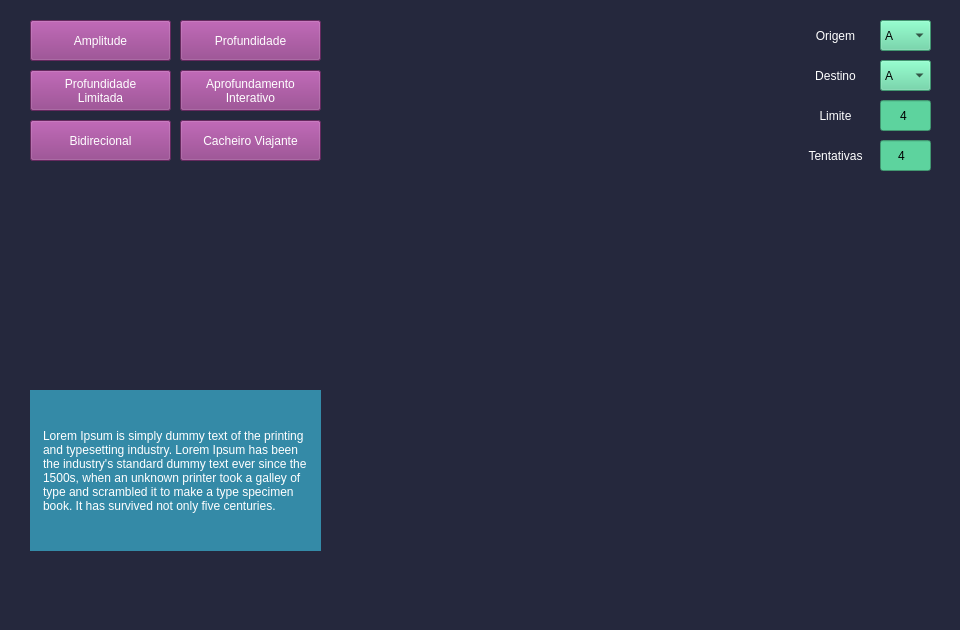
<?xml version="1.0" encoding="UTF-8"?>
<ui version="4.0">
 <class>MarioParty</class>
 <widget class="QMainWindow" name="MarioParty">
  <property name="geometry">
   <rect>
    <x>0</x>
    <y>0</y>
    <width>960</width>
    <height>630</height>
   </rect>
  </property>
  <property name="minimumSize">
   <size>
    <width>960</width>
    <height>630</height>
   </size>
  </property>
  <property name="windowTitle">
   <string>Mario Party</string>
  </property>
  <property name="windowIcon">
   <iconset>
    <normaloff>img/mario-logo.jpeg</normaloff>img/mario-logo.jpeg</iconset>
  </property>
  <property name="styleSheet">
   <string notr="true">background-color: rgb(37, 40, 61);</string>
  </property>
  <property name="locale">
   <locale language="Portuguese" country="Brazil"/>
  </property>
  <widget class="QWidget" name="stylesheet">
   <property name="styleSheet">
    <string notr="true">QPushButton {
	background-color: rgb(143, 57, 133);
	font: 75 10pt &quot;Noto Sans CJK HK&quot;;
	color: rgb(255, 255, 255);
}

QLabel {
	font: 75 10pt &quot;Noto Sans CJK HK&quot;;
	color: rgb(255, 255, 255);
	padding: 2px;
}

.img {
	padding: 0;
}

.busca_local_sem_info {
	background-color: rgb(143, 57, 133);
}

.busca_local_com_info {
	background-color: rgb(57, 143, 60);
}

QComboBox {
	background-color: rgb(93, 211, 158);
	font: 75 12pt &quot;Noto Sans CJK HK&quot;;
	combobox-popup: 0;
}

QLineEdit {
	background-color: rgb(93, 211, 158);
	font: 75 12pt &quot;Noto Sans CJK HK&quot;;
}</string>
   </property>
   <widget class="QPushButton" name="amplitude">
    <property name="geometry">
     <rect>
      <x>30</x>
      <y>20</y>
      <width>141</width>
      <height>41</height>
     </rect>
    </property>
    <property name="cursor">
     <cursorShape>PointingHandCursor</cursorShape>
    </property>
    <property name="text">
     <string>Amplitude</string>
    </property>
    <property name="class" stdset="0">
     <string>busca_local_sem_info</string>
    </property>
    <attribute name="buttonGroup">
     <string notr="true">buttonGroup</string>
    </attribute>
   </widget>
   <widget class="QLabel" name="imgCharacterSelect">
    <property name="geometry">
     <rect>
      <x>360</x>
      <y>20</y>
      <width>431</width>
      <height>241</height>
     </rect>
    </property>
    <property name="text">
     <string/>
    </property>
    <property name="pixmap">
     <pixmap>img/character-select.jpeg</pixmap>
    </property>
    <property name="scaledContents">
     <bool>true</bool>
    </property>
    <property name="class" stdset="0">
     <string>img</string>
    </property>
   </widget>
   <widget class="QLabel" name="imgPath">
    <property name="geometry">
     <rect>
      <x>360</x>
      <y>280</y>
      <width>431</width>
      <height>271</height>
     </rect>
    </property>
    <property name="text">
     <string/>
    </property>
    <property name="pixmap">
     <pixmap>img/path.jpeg</pixmap>
    </property>
    <property name="scaledContents">
     <bool>true</bool>
    </property>
    <property name="class" stdset="0">
     <string>img</string>
    </property>
   </widget>
   <widget class="QPushButton" name="profundidade">
    <property name="geometry">
     <rect>
      <x>180</x>
      <y>20</y>
      <width>141</width>
      <height>41</height>
     </rect>
    </property>
    <property name="cursor">
     <cursorShape>PointingHandCursor</cursorShape>
    </property>
    <property name="text">
     <string>Profundidade</string>
    </property>
    <property name="class" stdset="0">
     <string>busca_local_sem_info</string>
    </property>
    <attribute name="buttonGroup">
     <string notr="true">buttonGroup</string>
    </attribute>
   </widget>
   <widget class="QPushButton" name="profundidade_limitada">
    <property name="geometry">
     <rect>
      <x>30</x>
      <y>70</y>
      <width>141</width>
      <height>41</height>
     </rect>
    </property>
    <property name="cursor">
     <cursorShape>PointingHandCursor</cursorShape>
    </property>
    <property name="text">
     <string>Profundidade
Limitada</string>
    </property>
    <property name="class" stdset="0">
     <string>busca_local_sem_info</string>
    </property>
    <attribute name="buttonGroup">
     <string notr="true">buttonGroup</string>
    </attribute>
   </widget>
   <widget class="QPushButton" name="bidirecional">
    <property name="geometry">
     <rect>
      <x>30</x>
      <y>120</y>
      <width>141</width>
      <height>41</height>
     </rect>
    </property>
    <property name="cursor">
     <cursorShape>PointingHandCursor</cursorShape>
    </property>
    <property name="styleSheet">
     <string notr="true"/>
    </property>
    <property name="text">
     <string>Bidirecional</string>
    </property>
    <property name="class" stdset="0">
     <string>busca_local_sem_info</string>
    </property>
    <attribute name="buttonGroup">
     <string notr="true">buttonGroup</string>
    </attribute>
   </widget>
   <widget class="QPushButton" name="aprofundamento_interativo">
    <property name="geometry">
     <rect>
      <x>180</x>
      <y>70</y>
      <width>141</width>
      <height>41</height>
     </rect>
    </property>
    <property name="cursor">
     <cursorShape>PointingHandCursor</cursorShape>
    </property>
    <property name="text">
     <string>Aprofundamento
Interativo</string>
    </property>
    <property name="class" stdset="0">
     <string>busca_local_sem_info</string>
    </property>
    <attribute name="buttonGroup">
     <string notr="true">buttonGroup</string>
    </attribute>
   </widget>
   <widget class="QLabel" name="retorno">
    <property name="geometry">
     <rect>
      <x>30</x>
      <y>390</y>
      <width>291</width>
      <height>161</height>
     </rect>
    </property>
    <property name="styleSheet">
     <string notr="true">font: 75 10pt &quot;Noto Sans CJK HK&quot;;
color: rgb(255, 255, 255);
background-color: rgb(52, 138, 167);
padding: 10px;</string>
    </property>
    <property name="text">
     <string>Lorem Ipsum is simply dummy text of the printing and typesetting industry. Lorem Ipsum has been the industry's standard dummy text ever since the 1500s, when an unknown printer took a galley of type and scrambled it to make a type specimen book. It has survived not only five centuries.</string>
    </property>
    <property name="wordWrap">
     <bool>true</bool>
    </property>
    <property name="margin">
     <number>0</number>
    </property>
   </widget>
   <widget class="QComboBox" name="origem">
    <property name="geometry">
     <rect>
      <x>880</x>
      <y>20</y>
      <width>51</width>
      <height>31</height>
     </rect>
    </property>
    <property name="styleSheet">
     <string notr="true">background-color: rgb(93, 211, 158);</string>
    </property>
    <item>
     <property name="text">
      <string>A</string>
     </property>
    </item>
    <item>
     <property name="text">
      <string>B</string>
     </property>
    </item>
    <item>
     <property name="text">
      <string>C</string>
     </property>
    </item>
    <item>
     <property name="text">
      <string>D</string>
     </property>
    </item>
    <item>
     <property name="text">
      <string>E</string>
     </property>
    </item>
    <item>
     <property name="text">
      <string>F</string>
     </property>
    </item>
    <item>
     <property name="text">
      <string>G</string>
     </property>
    </item>
    <item>
     <property name="text">
      <string>H</string>
     </property>
    </item>
    <item>
     <property name="text">
      <string>I</string>
     </property>
    </item>
    <item>
     <property name="text">
      <string>J</string>
     </property>
    </item>
    <item>
     <property name="text">
      <string>K</string>
     </property>
    </item>
    <item>
     <property name="text">
      <string>L</string>
     </property>
    </item>
    <item>
     <property name="text">
      <string>M</string>
     </property>
    </item>
    <item>
     <property name="text">
      <string>N</string>
     </property>
    </item>
    <item>
     <property name="text">
      <string>O</string>
     </property>
    </item>
    <item>
     <property name="text">
      <string>P</string>
     </property>
    </item>
    <item>
     <property name="text">
      <string>Q</string>
     </property>
    </item>
    <item>
     <property name="text">
      <string>S</string>
     </property>
    </item>
    <item>
     <property name="text">
      <string>T</string>
     </property>
    </item>
    <item>
     <property name="text">
      <string>U</string>
     </property>
    </item>
    <item>
     <property name="text">
      <string>V</string>
     </property>
    </item>
    <item>
     <property name="text">
      <string>W</string>
     </property>
    </item>
    <item>
     <property name="text">
      <string>X</string>
     </property>
    </item>
    <item>
     <property name="text">
      <string>Y</string>
     </property>
    </item>
    <item>
     <property name="text">
      <string>Z</string>
     </property>
    </item>
   </widget>
   <widget class="QLabel" name="origem_label">
    <property name="geometry">
     <rect>
      <x>800</x>
      <y>20</y>
      <width>71</width>
      <height>31</height>
     </rect>
    </property>
    <property name="statusTip">
     <string>Origem para os algoritmos de busca local sem informação (botões roxos).</string>
    </property>
    <property name="styleSheet">
     <string notr="true"/>
    </property>
    <property name="text">
     <string>Origem</string>
    </property>
    <property name="alignment">
     <set>Qt::AlignCenter</set>
    </property>
    <property name="wordWrap">
     <bool>true</bool>
    </property>
    <property name="margin">
     <number>0</number>
    </property>
    <property name="class" stdset="0">
     <string>busca_local_sem_info</string>
    </property>
   </widget>
   <widget class="QComboBox" name="destino">
    <property name="geometry">
     <rect>
      <x>880</x>
      <y>60</y>
      <width>51</width>
      <height>31</height>
     </rect>
    </property>
    <property name="styleSheet">
     <string notr="true">background-color: rgb(93, 211, 158);</string>
    </property>
    <item>
     <property name="text">
      <string>A</string>
     </property>
    </item>
    <item>
     <property name="text">
      <string>B</string>
     </property>
    </item>
    <item>
     <property name="text">
      <string>C</string>
     </property>
    </item>
    <item>
     <property name="text">
      <string>D</string>
     </property>
    </item>
    <item>
     <property name="text">
      <string>E</string>
     </property>
    </item>
    <item>
     <property name="text">
      <string>F</string>
     </property>
    </item>
    <item>
     <property name="text">
      <string>G</string>
     </property>
    </item>
    <item>
     <property name="text">
      <string>H</string>
     </property>
    </item>
    <item>
     <property name="text">
      <string>I</string>
     </property>
    </item>
    <item>
     <property name="text">
      <string>J</string>
     </property>
    </item>
    <item>
     <property name="text">
      <string>K</string>
     </property>
    </item>
    <item>
     <property name="text">
      <string>L</string>
     </property>
    </item>
    <item>
     <property name="text">
      <string>M</string>
     </property>
    </item>
    <item>
     <property name="text">
      <string>N</string>
     </property>
    </item>
    <item>
     <property name="text">
      <string>O</string>
     </property>
    </item>
    <item>
     <property name="text">
      <string>P</string>
     </property>
    </item>
    <item>
     <property name="text">
      <string>Q</string>
     </property>
    </item>
    <item>
     <property name="text">
      <string>S</string>
     </property>
    </item>
    <item>
     <property name="text">
      <string>T</string>
     </property>
    </item>
    <item>
     <property name="text">
      <string>U</string>
     </property>
    </item>
    <item>
     <property name="text">
      <string>V</string>
     </property>
    </item>
    <item>
     <property name="text">
      <string>W</string>
     </property>
    </item>
    <item>
     <property name="text">
      <string>X</string>
     </property>
    </item>
    <item>
     <property name="text">
      <string>Y</string>
     </property>
    </item>
    <item>
     <property name="text">
      <string>Z</string>
     </property>
    </item>
   </widget>
   <widget class="QLabel" name="destino_label">
    <property name="geometry">
     <rect>
      <x>800</x>
      <y>60</y>
      <width>71</width>
      <height>31</height>
     </rect>
    </property>
    <property name="statusTip">
     <string>Destino para os algoritmos de busca local sem informação (botões roxos).</string>
    </property>
    <property name="text">
     <string>Destino</string>
    </property>
    <property name="alignment">
     <set>Qt::AlignCenter</set>
    </property>
    <property name="wordWrap">
     <bool>true</bool>
    </property>
    <property name="margin">
     <number>0</number>
    </property>
    <property name="class" stdset="0">
     <string>busca_local_sem_info</string>
    </property>
   </widget>
   <widget class="QLineEdit" name="profundidade_limite">
    <property name="geometry">
     <rect>
      <x>880</x>
      <y>100</y>
      <width>51</width>
      <height>31</height>
     </rect>
    </property>
    <property name="inputMask">
     <string>99</string>
    </property>
    <property name="text">
     <string>4</string>
    </property>
    <property name="maxLength">
     <number>2</number>
    </property>
    <property name="alignment">
     <set>Qt::AlignCenter</set>
    </property>
   </widget>
   <widget class="QLabel" name="profundidade_limite_label">
    <property name="geometry">
     <rect>
      <x>800</x>
      <y>100</y>
      <width>71</width>
      <height>31</height>
     </rect>
    </property>
    <property name="statusTip">
     <string>Valor do limite do algoritmo de profundidade limitada e aprofundamento interativo.</string>
    </property>
    <property name="layoutDirection">
     <enum>Qt::RightToLeft</enum>
    </property>
    <property name="text">
     <string>Limite</string>
    </property>
    <property name="alignment">
     <set>Qt::AlignCenter</set>
    </property>
    <property name="wordWrap">
     <bool>true</bool>
    </property>
    <property name="margin">
     <number>0</number>
    </property>
    <property name="class" stdset="0">
     <string>busca_local_sem_info</string>
    </property>
   </widget>
   <widget class="QPushButton" name="cacheiro_viajante">
    <property name="geometry">
     <rect>
      <x>180</x>
      <y>120</y>
      <width>141</width>
      <height>41</height>
     </rect>
    </property>
    <property name="cursor">
     <cursorShape>PointingHandCursor</cursorShape>
    </property>
    <property name="styleSheet">
     <string notr="true"/>
    </property>
    <property name="text">
     <string>Cacheiro Viajante</string>
    </property>
    <property name="class" stdset="0">
     <string>busca_local_com_info</string>
    </property>
   </widget>
   <widget class="QLineEdit" name="tentativas">
    <property name="geometry">
     <rect>
      <x>880</x>
      <y>140</y>
      <width>51</width>
      <height>31</height>
     </rect>
    </property>
    <property name="inputMask">
     <string>999</string>
    </property>
    <property name="text">
     <string>4</string>
    </property>
    <property name="maxLength">
     <number>3</number>
    </property>
    <property name="alignment">
     <set>Qt::AlignCenter</set>
    </property>
   </widget>
   <widget class="QLabel" name="tentativas_label">
    <property name="geometry">
     <rect>
      <x>800</x>
      <y>140</y>
      <width>71</width>
      <height>31</height>
     </rect>
    </property>
    <property name="statusTip">
     <string>Valor de tentativas para o algoritmo de subida de encosta com tentativas.</string>
    </property>
    <property name="layoutDirection">
     <enum>Qt::RightToLeft</enum>
    </property>
    <property name="text">
     <string>Tentativas</string>
    </property>
    <property name="alignment">
     <set>Qt::AlignCenter</set>
    </property>
    <property name="wordWrap">
     <bool>true</bool>
    </property>
    <property name="margin">
     <number>0</number>
    </property>
    <property name="class" stdset="0">
     <string>busca_local_com_info</string>
    </property>
   </widget>
  </widget>
  <widget class="QMenuBar" name="menubar">
   <property name="geometry">
    <rect>
     <x>0</x>
     <y>0</y>
     <width>960</width>
     <height>20</height>
    </rect>
   </property>
  </widget>
  <widget class="QStatusBar" name="statusbar">
   <property name="styleSheet">
    <string notr="true">color: rgb(255, 255, 255);</string>
   </property>
  </widget>
 </widget>
 <resources/>
 <connections/>
 <buttongroups>
  <buttongroup name="buttonGroup"/>
 </buttongroups>
</ui>
